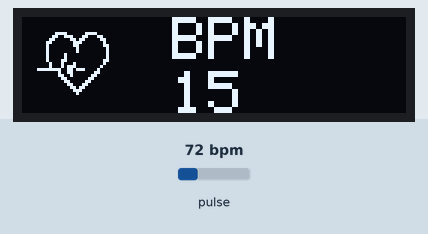
Bench run of a sketch on a simulated Arduino Uno, built with avr-gcc and run on an emulated ATmega328P. Shown: 128×32 one-colour display. Inputs (shaded band) come from the test bench; at power-on: pulse 72 bpm. The display library's start-up logo is not drawn; what the sketch prints to the serial monitor is not drawn.

Above: at 1.3 s.
1.4 s: pulse set to 42 bpm
At 3.8 s:
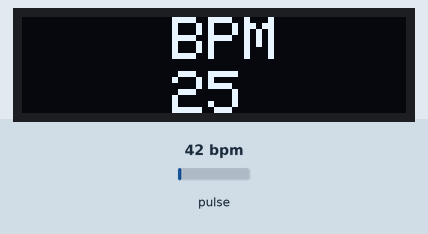
4.4 s: pulse set to 70 bpm
At 5.3 s:
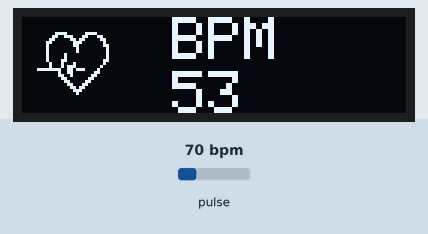
6.9 s: pulse set to 130 bpm
At 7.24 s:
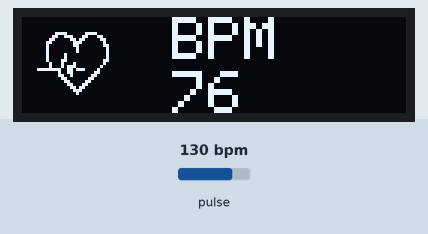
Timing chart, 0 to 9.9 s (numbered marks = the images above; inputs shaded):
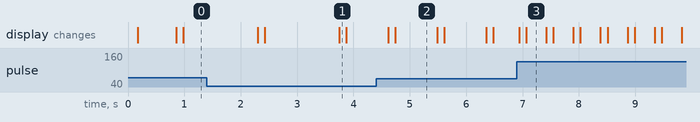

The sketch:

pulsaciones_oled.ino
```cpp
// Francisco Javier Pérez Martínez

#include <Adafruit_GFX.h>
#include <Adafruit_SSD1306.h>
#include <Wire.h>
#include "MAX30105.h"
#include "heartRate.h"

MAX30105 particleSensor;

const byte RATE_SIZE = 4; //Increase this for more averaging. 4 is good.
byte rates[RATE_SIZE]; //Array of heart rates
byte rateSpot = 0;
long lastBeat = 0; //Time at which the last beat occurred
float beatsPerMinute;
int beatAvg;

#define ANCHO_PANTALLA 128 // ancho pantalla OLED
#define ALTO_PANTALLA 32 // alto pantalla OLED

// Objeto de la clase Adafruit_SSD1306
Adafruit_SSD1306 display(ANCHO_PANTALLA, ALTO_PANTALLA, &Wire, -1);

// corazon[] corresponde al logo del corazon que se muestra en la pantalla OLED

static const unsigned char PROGMEM corazon[] =
{ 0x03, 0xC0, 0xF0, 0x06, 0x71, 0x8C, 0x0C, 0x1B, 0x06, 0x18, 0x0E, 0x02, 0x10, 0x0C, 0x03, 0x10,
0x04, 0x01, 0x10, 0x04, 0x01, 0x10, 0x40, 0x01, 0x10, 0x40, 0x01, 0x10, 0xC0, 0x03, 0x08, 0x88,
0x02, 0x08, 0xB8, 0x04, 0xFF, 0x37, 0x08, 0x01, 0x30, 0x18, 0x01, 0x90, 0x30, 0x00, 0xC0, 0x60,
0x00, 0x60, 0xC0, 0x00, 0x31, 0x80, 0x00, 0x1B, 0x00, 0x00, 0x0E, 0x00, 0x00, 0x04, 0x00,  };


void setup() {

  Serial.begin(115200);
  Serial.println("Iniciando pantalla OLED");

  // Iniciar pantalla OLED en la dirección 0x3C
  if (!display.begin(SSD1306_SWITCHCAPVCC, 0x3C)) {
    Serial.println("No se encuentra la pantalla OLED");
    while (true);
  }
  display.display();

  Serial.println("Iniciando sensor ...");
  delay(100);
  // Iniciar sensor
  if (!particleSensor.begin(Wire, I2C_SPEED_FAST)) //Use default I2C port, 400kHz speed
  {
    Serial.println("MAX30105 was not found. Please check wiring/power. ");
    while (1);
  }
  Serial.println("Place your index finger on the sensor with steady pressure.");

  particleSensor.setup(); //Configure sensor with default settings
  particleSensor.setPulseAmplitudeRed(0x0A); //Turn Red LED to low to indicate sensor is running
  particleSensor.setPulseAmplitudeGreen(0); //Turn off Green LED
}

void loop() {
 long irValue = particleSensor.getIR();

  if(irValue > 7000) { // Si se detecta el dedo ...
      display.clearDisplay();
      display.drawBitmap(5, 5, corazon, 24, 21, WHITE); // Dibujar corazon
      display.setTextSize(2);
      display.setTextColor(WHITE);
      display.setCursor(50,0);
      display.println("BPM");
      display.setCursor(50,18);
      display.println(beatAvg); // Mostramos por pantalla la media de BPM
      display.display();

    if (checkForBeat(irValue) == true) { // Si se detecta latido ...
      display.clearDisplay();
      display.setTextSize(2);
      display.setTextColor(WHITE);
      display.setCursor(50,0);
      display.println("BPM");
      display.setCursor(50,18);
      display.println(beatAvg);
      display.display();
      delay(100);

      //We sensed a beat!
      long delta = millis() - lastBeat;
      lastBeat = millis();

      beatsPerMinute = 60 / (delta / 1000.0); // Calculando BPM

      if (beatsPerMinute < 255 && beatsPerMinute > 20) // Almacena 4 valores y calcula la media
      {
        rates[rateSpot++] = (byte)beatsPerMinute; // Store this reading in the array
        rateSpot %= RATE_SIZE; //Wrap variable

        //Take average of readings
        beatAvg = 0;
        for (byte x = 0 ; x < RATE_SIZE ; x++)
          beatAvg += rates[x];
        beatAvg /= RATE_SIZE;
      }
    }

    // Monitor serie
    Serial.print("IR=");
    Serial.print(irValue);
    Serial.print(", BPM=");
    Serial.print(beatsPerMinute);
    Serial.print(", Avg BPM=");
    Serial.print(beatAvg);
    Serial.println();

}
  if (irValue < 50000) { // Si no se detecta el dedo, nos aparece un mensaje indicandolo.
     beatAvg=0;
     display.clearDisplay();
     display.setTextSize(1.5);
     display.setTextColor(WHITE);
     display.setCursor(32,15);
     display.println("No finger? ");
     display.display();
     // monitor serie
     Serial.print(" No finger?");
     Serial.println();
  }
}
```

Measured:
- what the display in image 2 shows lasts 0.8 s, from 4.7 s to 5.5 s
